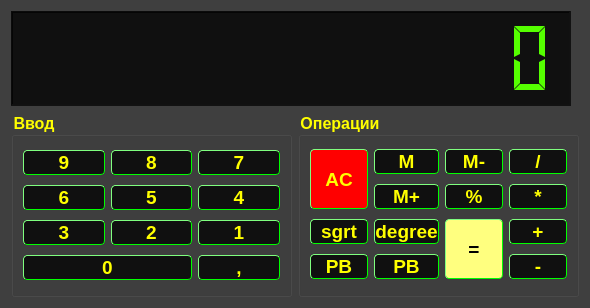
<?xml version="1.0" encoding="UTF-8"?>
<ui version="4.0">
 <class>Form</class>
 <widget class="QWidget" name="Form">
  <property name="geometry">
   <rect>
    <x>0</x>
    <y>0</y>
    <width>590</width>
    <height>308</height>
   </rect>
  </property>
  <property name="sizePolicy">
   <sizepolicy hsizetype="Fixed" vsizetype="Fixed">
    <horstretch>0</horstretch>
    <verstretch>0</verstretch>
   </sizepolicy>
  </property>
  <property name="minimumSize">
   <size>
    <width>590</width>
    <height>308</height>
   </size>
  </property>
  <property name="maximumSize">
   <size>
    <width>627</width>
    <height>300</height>
   </size>
  </property>
  <property name="palette">
   <palette>
    <active>
     <colorrole role="Button">
      <brush brushstyle="SolidPattern">
       <color alpha="255">
        <red>63</red>
        <green>63</green>
        <blue>63</blue>
       </color>
      </brush>
     </colorrole>
     <colorrole role="Text">
      <brush brushstyle="SolidPattern">
       <color alpha="255">
        <red>255</red>
        <green>255</green>
        <blue>0</blue>
       </color>
      </brush>
     </colorrole>
     <colorrole role="Base">
      <brush brushstyle="SolidPattern">
       <color alpha="255">
        <red>63</red>
        <green>63</green>
        <blue>63</blue>
       </color>
      </brush>
     </colorrole>
     <colorrole role="Window">
      <brush brushstyle="SolidPattern">
       <color alpha="255">
        <red>63</red>
        <green>63</green>
        <blue>63</blue>
       </color>
      </brush>
     </colorrole>
    </active>
    <inactive>
     <colorrole role="Button">
      <brush brushstyle="SolidPattern">
       <color alpha="255">
        <red>63</red>
        <green>63</green>
        <blue>63</blue>
       </color>
      </brush>
     </colorrole>
     <colorrole role="Text">
      <brush brushstyle="SolidPattern">
       <color alpha="255">
        <red>255</red>
        <green>255</green>
        <blue>0</blue>
       </color>
      </brush>
     </colorrole>
     <colorrole role="Base">
      <brush brushstyle="SolidPattern">
       <color alpha="255">
        <red>63</red>
        <green>63</green>
        <blue>63</blue>
       </color>
      </brush>
     </colorrole>
     <colorrole role="Window">
      <brush brushstyle="SolidPattern">
       <color alpha="255">
        <red>63</red>
        <green>63</green>
        <blue>63</blue>
       </color>
      </brush>
     </colorrole>
    </inactive>
    <disabled>
     <colorrole role="Button">
      <brush brushstyle="SolidPattern">
       <color alpha="255">
        <red>63</red>
        <green>63</green>
        <blue>63</blue>
       </color>
      </brush>
     </colorrole>
     <colorrole role="Text">
      <brush brushstyle="SolidPattern">
       <color alpha="255">
        <red>120</red>
        <green>120</green>
        <blue>120</blue>
       </color>
      </brush>
     </colorrole>
     <colorrole role="Base">
      <brush brushstyle="SolidPattern">
       <color alpha="255">
        <red>63</red>
        <green>63</green>
        <blue>63</blue>
       </color>
      </brush>
     </colorrole>
     <colorrole role="Window">
      <brush brushstyle="SolidPattern">
       <color alpha="255">
        <red>63</red>
        <green>63</green>
        <blue>63</blue>
       </color>
      </brush>
     </colorrole>
    </disabled>
   </palette>
  </property>
  <property name="font">
   <font>
    <pointsize>14</pointsize>
    <weight>75</weight>
    <italic>false</italic>
    <bold>true</bold>
   </font>
  </property>
  <property name="windowTitle">
   <string>Form</string>
  </property>
  <property name="styleSheet">
   <string notr="true">background: rgb(63, 63, 63)</string>
  </property>
  <layout class="QHBoxLayout" name="horizontalLayout">
   <item>
    <layout class="QVBoxLayout" name="verticalLayout">
     <item>
      <widget class="QLCDNumber" name="lcdNumber">
       <property name="sizePolicy">
        <sizepolicy hsizetype="Fixed" vsizetype="Fixed">
         <horstretch>0</horstretch>
         <verstretch>0</verstretch>
        </sizepolicy>
       </property>
       <property name="minimumSize">
        <size>
         <width>560</width>
         <height>95</height>
        </size>
       </property>
       <property name="maximumSize">
        <size>
         <width>560</width>
         <height>95</height>
        </size>
       </property>
       <property name="styleSheet">
        <string notr="true">color: rgb(85, 255, 0);
background-color: rgb(16, 16, 16);</string>
       </property>
       <property name="inputMethodHints">
        <set>Qt::ImhDigitsOnly|Qt::ImhPreferNumbers</set>
       </property>
       <property name="frameShape">
        <enum>QFrame::WinPanel</enum>
       </property>
       <property name="frameShadow">
        <enum>QFrame::Sunken</enum>
       </property>
       <property name="lineWidth">
        <number>2</number>
       </property>
       <property name="smallDecimalPoint">
        <bool>true</bool>
       </property>
       <property name="digitCount">
        <number>12</number>
       </property>
       <property name="segmentStyle">
        <enum>QLCDNumber::Flat</enum>
       </property>
      </widget>
     </item>
     <item>
      <layout class="QHBoxLayout" name="horizontalLayout_2">
       <item>
        <widget class="QGroupBox" name="groupBox">
         <property name="palette">
          <palette>
           <active>
            <colorrole role="WindowText">
             <brush brushstyle="SolidPattern">
              <color alpha="255">
               <red>255</red>
               <green>255</green>
               <blue>0</blue>
              </color>
             </brush>
            </colorrole>
            <colorrole role="Button">
             <brush brushstyle="SolidPattern">
              <color alpha="255">
               <red>63</red>
               <green>63</green>
               <blue>63</blue>
              </color>
             </brush>
            </colorrole>
            <colorrole role="Text">
             <brush brushstyle="SolidPattern">
              <color alpha="255">
               <red>255</red>
               <green>255</green>
               <blue>0</blue>
              </color>
             </brush>
            </colorrole>
            <colorrole role="ButtonText">
             <brush brushstyle="SolidPattern">
              <color alpha="255">
               <red>255</red>
               <green>255</green>
               <blue>0</blue>
              </color>
             </brush>
            </colorrole>
            <colorrole role="Base">
             <brush brushstyle="SolidPattern">
              <color alpha="255">
               <red>63</red>
               <green>63</green>
               <blue>63</blue>
              </color>
             </brush>
            </colorrole>
            <colorrole role="Window">
             <brush brushstyle="SolidPattern">
              <color alpha="255">
               <red>63</red>
               <green>63</green>
               <blue>63</blue>
              </color>
             </brush>
            </colorrole>
           </active>
           <inactive>
            <colorrole role="WindowText">
             <brush brushstyle="SolidPattern">
              <color alpha="255">
               <red>255</red>
               <green>255</green>
               <blue>0</blue>
              </color>
             </brush>
            </colorrole>
            <colorrole role="Button">
             <brush brushstyle="SolidPattern">
              <color alpha="255">
               <red>63</red>
               <green>63</green>
               <blue>63</blue>
              </color>
             </brush>
            </colorrole>
            <colorrole role="Text">
             <brush brushstyle="SolidPattern">
              <color alpha="255">
               <red>255</red>
               <green>255</green>
               <blue>0</blue>
              </color>
             </brush>
            </colorrole>
            <colorrole role="ButtonText">
             <brush brushstyle="SolidPattern">
              <color alpha="255">
               <red>255</red>
               <green>255</green>
               <blue>0</blue>
              </color>
             </brush>
            </colorrole>
            <colorrole role="Base">
             <brush brushstyle="SolidPattern">
              <color alpha="255">
               <red>63</red>
               <green>63</green>
               <blue>63</blue>
              </color>
             </brush>
            </colorrole>
            <colorrole role="Window">
             <brush brushstyle="SolidPattern">
              <color alpha="255">
               <red>63</red>
               <green>63</green>
               <blue>63</blue>
              </color>
             </brush>
            </colorrole>
           </inactive>
           <disabled>
            <colorrole role="WindowText">
             <brush brushstyle="SolidPattern">
              <color alpha="255">
               <red>255</red>
               <green>255</green>
               <blue>0</blue>
              </color>
             </brush>
            </colorrole>
            <colorrole role="Button">
             <brush brushstyle="SolidPattern">
              <color alpha="255">
               <red>63</red>
               <green>63</green>
               <blue>63</blue>
              </color>
             </brush>
            </colorrole>
            <colorrole role="Text">
             <brush brushstyle="SolidPattern">
              <color alpha="255">
               <red>255</red>
               <green>255</green>
               <blue>0</blue>
              </color>
             </brush>
            </colorrole>
            <colorrole role="ButtonText">
             <brush brushstyle="SolidPattern">
              <color alpha="255">
               <red>255</red>
               <green>255</green>
               <blue>0</blue>
              </color>
             </brush>
            </colorrole>
            <colorrole role="Base">
             <brush brushstyle="SolidPattern">
              <color alpha="255">
               <red>63</red>
               <green>63</green>
               <blue>63</blue>
              </color>
             </brush>
            </colorrole>
            <colorrole role="Window">
             <brush brushstyle="SolidPattern">
              <color alpha="255">
               <red>63</red>
               <green>63</green>
               <blue>63</blue>
              </color>
             </brush>
            </colorrole>
           </disabled>
          </palette>
         </property>
         <property name="font">
          <font>
           <pointsize>12</pointsize>
           <weight>75</weight>
           <bold>true</bold>
          </font>
         </property>
         <property name="styleSheet">
          <string notr="true">color: rgb(255, 255, 0);
</string>
         </property>
         <property name="title">
          <string>Ввод</string>
         </property>
         <property name="flat">
          <bool>true</bool>
         </property>
         <layout class="QHBoxLayout" name="horizontalLayout_3">
          <item>
           <layout class="QGridLayout" name="gridLayout">
            <item row="1" column="0">
             <widget class="QPushButton" name="pushButton_n6">
              <property name="font">
               <font>
                <pointsize>14</pointsize>
                <weight>75</weight>
                <bold>true</bold>
               </font>
              </property>
              <property name="styleSheet">
               <string notr="true"> border-style: outset;;
 border-width: 1px;
 border-radius: 4px;
border-color: rgb(0, 255, 0);
 background-color: rgb(16, 16, 16);</string>
              </property>
              <property name="text">
               <string>6</string>
              </property>
             </widget>
            </item>
            <item row="0" column="0">
             <widget class="QPushButton" name="pushButton_n9">
              <property name="font">
               <font>
                <pointsize>14</pointsize>
                <weight>75</weight>
                <bold>true</bold>
               </font>
              </property>
              <property name="styleSheet">
               <string notr="true"> border-style: outset;;
 border-width: 1px;
 border-radius: 4px;
border-color: rgb(0, 255, 0);
 background-color: rgb(16, 16, 16);</string>
              </property>
              <property name="text">
               <string>9</string>
              </property>
             </widget>
            </item>
            <item row="2" column="0">
             <widget class="QPushButton" name="pushButton_n3">
              <property name="font">
               <font>
                <pointsize>14</pointsize>
                <weight>75</weight>
                <bold>true</bold>
               </font>
              </property>
              <property name="styleSheet">
               <string notr="true"> border-style: outset;;
 border-width: 1px;
 border-radius: 4px;
border-color: rgb(0, 255, 0);
 background-color: rgb(16, 16, 16);;</string>
              </property>
              <property name="text">
               <string>3</string>
              </property>
             </widget>
            </item>
            <item row="0" column="1">
             <widget class="QPushButton" name="pushButton_n8">
              <property name="font">
               <font>
                <pointsize>14</pointsize>
                <weight>75</weight>
                <bold>true</bold>
               </font>
              </property>
              <property name="styleSheet">
               <string notr="true"> border-style: outset;;
 border-width: 1px;
 border-radius: 4px;
border-color: rgb(0, 255, 0);
 background-color: rgb(16, 16, 16);</string>
              </property>
              <property name="text">
               <string>8</string>
              </property>
             </widget>
            </item>
            <item row="2" column="1">
             <widget class="QPushButton" name="pushButton_n2">
              <property name="font">
               <font>
                <pointsize>14</pointsize>
                <weight>75</weight>
                <bold>true</bold>
               </font>
              </property>
              <property name="styleSheet">
               <string notr="true"> border-style: outset;;
 border-width: 1px;
 border-radius: 4px;
border-color: rgb(0, 255, 0);
background-color: rgb(16, 16, 16);</string>
              </property>
              <property name="text">
               <string>2</string>
              </property>
             </widget>
            </item>
            <item row="1" column="1">
             <widget class="QPushButton" name="pushButton_n5">
              <property name="font">
               <font>
                <pointsize>14</pointsize>
                <weight>75</weight>
                <bold>true</bold>
               </font>
              </property>
              <property name="styleSheet">
               <string notr="true"> border-style: outset;;
 border-width: 1px;
 border-radius: 4px;
border-color: rgb(0, 255, 0);
 background-color: rgb(16, 16, 16);</string>
              </property>
              <property name="text">
               <string>5</string>
              </property>
             </widget>
            </item>
            <item row="0" column="2">
             <widget class="QPushButton" name="pushButton_n7">
              <property name="palette">
               <palette>
                <active>
                 <colorrole role="WindowText">
                  <brush brushstyle="SolidPattern">
                   <color alpha="255">
                    <red>255</red>
                    <green>255</green>
                    <blue>0</blue>
                   </color>
                  </brush>
                 </colorrole>
                 <colorrole role="Button">
                  <brush brushstyle="SolidPattern">
                   <color alpha="255">
                    <red>16</red>
                    <green>16</green>
                    <blue>16</blue>
                   </color>
                  </brush>
                 </colorrole>
                 <colorrole role="Text">
                  <brush brushstyle="SolidPattern">
                   <color alpha="255">
                    <red>255</red>
                    <green>255</green>
                    <blue>0</blue>
                   </color>
                  </brush>
                 </colorrole>
                 <colorrole role="ButtonText">
                  <brush brushstyle="SolidPattern">
                   <color alpha="255">
                    <red>255</red>
                    <green>255</green>
                    <blue>0</blue>
                   </color>
                  </brush>
                 </colorrole>
                 <colorrole role="Base">
                  <brush brushstyle="SolidPattern">
                   <color alpha="255">
                    <red>16</red>
                    <green>16</green>
                    <blue>16</blue>
                   </color>
                  </brush>
                 </colorrole>
                 <colorrole role="Window">
                  <brush brushstyle="SolidPattern">
                   <color alpha="255">
                    <red>16</red>
                    <green>16</green>
                    <blue>16</blue>
                   </color>
                  </brush>
                 </colorrole>
                </active>
                <inactive>
                 <colorrole role="WindowText">
                  <brush brushstyle="SolidPattern">
                   <color alpha="255">
                    <red>255</red>
                    <green>255</green>
                    <blue>0</blue>
                   </color>
                  </brush>
                 </colorrole>
                 <colorrole role="Button">
                  <brush brushstyle="SolidPattern">
                   <color alpha="255">
                    <red>16</red>
                    <green>16</green>
                    <blue>16</blue>
                   </color>
                  </brush>
                 </colorrole>
                 <colorrole role="Text">
                  <brush brushstyle="SolidPattern">
                   <color alpha="255">
                    <red>255</red>
                    <green>255</green>
                    <blue>0</blue>
                   </color>
                  </brush>
                 </colorrole>
                 <colorrole role="ButtonText">
                  <brush brushstyle="SolidPattern">
                   <color alpha="255">
                    <red>255</red>
                    <green>255</green>
                    <blue>0</blue>
                   </color>
                  </brush>
                 </colorrole>
                 <colorrole role="Base">
                  <brush brushstyle="SolidPattern">
                   <color alpha="255">
                    <red>16</red>
                    <green>16</green>
                    <blue>16</blue>
                   </color>
                  </brush>
                 </colorrole>
                 <colorrole role="Window">
                  <brush brushstyle="SolidPattern">
                   <color alpha="255">
                    <red>16</red>
                    <green>16</green>
                    <blue>16</blue>
                   </color>
                  </brush>
                 </colorrole>
                </inactive>
                <disabled>
                 <colorrole role="WindowText">
                  <brush brushstyle="SolidPattern">
                   <color alpha="255">
                    <red>255</red>
                    <green>255</green>
                    <blue>0</blue>
                   </color>
                  </brush>
                 </colorrole>
                 <colorrole role="Button">
                  <brush brushstyle="SolidPattern">
                   <color alpha="255">
                    <red>16</red>
                    <green>16</green>
                    <blue>16</blue>
                   </color>
                  </brush>
                 </colorrole>
                 <colorrole role="Text">
                  <brush brushstyle="SolidPattern">
                   <color alpha="255">
                    <red>255</red>
                    <green>255</green>
                    <blue>0</blue>
                   </color>
                  </brush>
                 </colorrole>
                 <colorrole role="ButtonText">
                  <brush brushstyle="SolidPattern">
                   <color alpha="255">
                    <red>255</red>
                    <green>255</green>
                    <blue>0</blue>
                   </color>
                  </brush>
                 </colorrole>
                 <colorrole role="Base">
                  <brush brushstyle="SolidPattern">
                   <color alpha="255">
                    <red>16</red>
                    <green>16</green>
                    <blue>16</blue>
                   </color>
                  </brush>
                 </colorrole>
                 <colorrole role="Window">
                  <brush brushstyle="SolidPattern">
                   <color alpha="255">
                    <red>16</red>
                    <green>16</green>
                    <blue>16</blue>
                   </color>
                  </brush>
                 </colorrole>
                </disabled>
               </palette>
              </property>
              <property name="font">
               <font>
                <pointsize>14</pointsize>
                <weight>75</weight>
                <bold>true</bold>
               </font>
              </property>
              <property name="styleSheet">
               <string notr="true"> border-style: outset;;
 border-width: 1px;
 border-radius: 4px;
border-color: rgb(0, 255, 0);
 background-color: rgb(16, 16, 16);</string>
              </property>
              <property name="text">
               <string>7</string>
              </property>
             </widget>
            </item>
            <item row="1" column="2">
             <widget class="QPushButton" name="pushButton_n4">
              <property name="font">
               <font>
                <pointsize>14</pointsize>
                <weight>75</weight>
                <bold>true</bold>
               </font>
              </property>
              <property name="styleSheet">
               <string notr="true"> border-style: outset;;
 border-width: 1px;
 border-radius: 4px;
border-color: rgb(0, 255, 0);
 background-color: rgb(16, 16, 16);</string>
              </property>
              <property name="text">
               <string>4</string>
              </property>
             </widget>
            </item>
            <item row="2" column="2">
             <widget class="QPushButton" name="pushButton_n1">
              <property name="font">
               <font>
                <pointsize>14</pointsize>
                <weight>75</weight>
                <bold>true</bold>
               </font>
              </property>
              <property name="styleSheet">
               <string notr="true"> border-style: outset;;
 border-width: 1px;
 border-radius: 4px;
border-color: rgb(0, 255, 0);
 background-color: rgb(16, 16, 16);</string>
              </property>
              <property name="text">
               <string>1</string>
              </property>
             </widget>
            </item>
            <item row="3" column="0" colspan="2">
             <widget class="QPushButton" name="pushButton_n0">
              <property name="font">
               <font>
                <pointsize>14</pointsize>
                <weight>75</weight>
                <bold>true</bold>
               </font>
              </property>
              <property name="styleSheet">
               <string notr="true"> border-style: outset;;
 border-width: 1px;
 border-radius: 4px;
border-color: rgb(0, 255, 0);
 background-color: rgb(16, 16, 16);</string>
              </property>
              <property name="text">
               <string>0</string>
              </property>
             </widget>
            </item>
            <item row="3" column="2">
             <widget class="QPushButton" name="pushButton_comma">
              <property name="font">
               <font>
                <pointsize>14</pointsize>
                <weight>75</weight>
                <bold>true</bold>
               </font>
              </property>
              <property name="styleSheet">
               <string notr="true"> border-style: outset;;
 border-width: 1px;
 border-radius: 4px;
border-color: rgb(0, 255, 0);
 background-color: rgb(16, 16, 16);</string>
              </property>
              <property name="text">
               <string>,</string>
              </property>
             </widget>
            </item>
           </layout>
          </item>
         </layout>
        </widget>
       </item>
       <item>
        <widget class="QGroupBox" name="groupBox_2">
         <property name="font">
          <font>
           <pointsize>12</pointsize>
           <weight>75</weight>
           <bold>true</bold>
          </font>
         </property>
         <property name="styleSheet">
          <string notr="true">color: rgb(255, 255, 0);</string>
         </property>
         <property name="title">
          <string>Операции</string>
         </property>
         <property name="flat">
          <bool>true</bool>
         </property>
         <property name="checkable">
          <bool>false</bool>
         </property>
         <layout class="QHBoxLayout" name="horizontalLayout_4">
          <item>
           <layout class="QGridLayout" name="gridLayout_2">
            <item row="0" column="2">
             <widget class="QPushButton" name="pushButton_20">
              <property name="font">
               <font>
                <pointsize>14</pointsize>
                <weight>75</weight>
                <bold>true</bold>
               </font>
              </property>
              <property name="styleSheet">
               <string notr="true"> border-style: outset;;
 border-width: 1px;
 border-radius: 4px;
border-color: rgb(0, 255, 0);
 background-color: rgb(16, 16, 16);</string>
              </property>
              <property name="text">
               <string>M-</string>
              </property>
             </widget>
            </item>
            <item row="3" column="0">
             <widget class="QPushButton" name="pushButton_14">
              <property name="font">
               <font>
                <pointsize>14</pointsize>
                <weight>75</weight>
                <bold>true</bold>
               </font>
              </property>
              <property name="styleSheet">
               <string notr="true"> border-style: outset;;
 border-width: 1px;
 border-radius: 4px;
border-color: rgb(0, 255, 0);
 background-color: rgb(16, 16, 16);</string>
              </property>
              <property name="text">
               <string>sgrt</string>
              </property>
             </widget>
            </item>
            <item row="4" column="0">
             <widget class="QPushButton" name="pushButton_15">
              <property name="font">
               <font>
                <pointsize>14</pointsize>
                <weight>75</weight>
                <bold>true</bold>
               </font>
              </property>
              <property name="styleSheet">
               <string notr="true"> border-style: outset;;
 border-width: 1px;
 border-radius: 4px;
border-color: rgb(0, 255, 0);
 background-color: rgb(16, 16, 16);</string>
              </property>
              <property name="text">
               <string>PB</string>
              </property>
             </widget>
            </item>
            <item row="1" column="1">
             <widget class="QPushButton" name="pushButton_17">
              <property name="font">
               <font>
                <pointsize>14</pointsize>
                <weight>75</weight>
                <bold>true</bold>
               </font>
              </property>
              <property name="styleSheet">
               <string notr="true"> border-style: outset;;
 border-width: 1px;
 border-radius: 4px;
border-color: rgb(0, 255, 0);
 background-color: rgb(16, 16, 16);</string>
              </property>
              <property name="text">
               <string>M+</string>
              </property>
             </widget>
            </item>
            <item row="3" column="1">
             <widget class="QPushButton" name="pushButton_18">
              <property name="font">
               <font>
                <pointsize>14</pointsize>
                <weight>75</weight>
                <bold>true</bold>
               </font>
              </property>
              <property name="styleSheet">
               <string notr="true"> border-style: outset;;
 border-width: 1px;
 border-radius: 4px;
border-color: rgb(0, 255, 0);
 background-color: rgb(16, 16, 16);</string>
              </property>
              <property name="text">
               <string>degree</string>
              </property>
             </widget>
            </item>
            <item row="4" column="1">
             <widget class="QPushButton" name="pushButton_19">
              <property name="font">
               <font>
                <pointsize>14</pointsize>
                <weight>75</weight>
                <bold>true</bold>
               </font>
              </property>
              <property name="styleSheet">
               <string notr="true"> border-style: outset;;
 border-width: 1px;
 border-radius: 4px;
border-color: rgb(0, 255, 0);
 background-color: rgb(16, 16, 16);</string>
              </property>
              <property name="text">
               <string>PB</string>
              </property>
             </widget>
            </item>
            <item row="0" column="1">
             <widget class="QPushButton" name="pushButton_16">
              <property name="font">
               <font>
                <pointsize>14</pointsize>
                <weight>75</weight>
                <bold>true</bold>
               </font>
              </property>
              <property name="styleSheet">
               <string notr="true"> border-style: outset;;
 border-width: 1px;
 border-radius: 4px;
border-color: rgb(0, 255, 0);
 background-color: rgb(16, 16, 16);</string>
              </property>
              <property name="text">
               <string>M</string>
              </property>
             </widget>
            </item>
            <item row="1" column="2">
             <widget class="QPushButton" name="pushButton_21">
              <property name="font">
               <font>
                <pointsize>14</pointsize>
                <weight>75</weight>
                <bold>true</bold>
               </font>
              </property>
              <property name="styleSheet">
               <string notr="true"> border-style: outset;;
 border-width: 1px;
 border-radius: 4px;
border-color: rgb(0, 255, 0);
 background-color: rgb(16, 16, 16);</string>
              </property>
              <property name="text">
               <string>%</string>
              </property>
             </widget>
            </item>
            <item row="0" column="3">
             <widget class="QPushButton" name="pushButton_divide">
              <property name="font">
               <font>
                <pointsize>14</pointsize>
                <weight>75</weight>
                <bold>true</bold>
               </font>
              </property>
              <property name="styleSheet">
               <string notr="true"> border-style: outset;;
 border-width: 1px;
 border-radius: 4px;
border-color: rgb(0, 255, 0);
 background-color: rgb(16, 16, 16);</string>
              </property>
              <property name="text">
               <string>/</string>
              </property>
             </widget>
            </item>
            <item row="4" column="3">
             <widget class="QPushButton" name="pushButton_subtract">
              <property name="font">
               <font>
                <pointsize>14</pointsize>
                <weight>75</weight>
                <bold>true</bold>
               </font>
              </property>
              <property name="styleSheet">
               <string notr="true"> border-style: outset;;
 border-width: 1px;
 border-radius: 4px;
border-color: rgb(0, 255, 0);
 background-color: rgb(16, 16, 16);</string>
              </property>
              <property name="text">
               <string>-</string>
              </property>
             </widget>
            </item>
            <item row="3" column="3">
             <widget class="QPushButton" name="pushButton_add">
              <property name="font">
               <font>
                <pointsize>14</pointsize>
                <weight>75</weight>
                <bold>true</bold>
               </font>
              </property>
              <property name="styleSheet">
               <string notr="true"> border-style: outset;;
 border-width: 1px;
 border-radius: 4px;
border-color: rgb(0, 255, 0);
 background-color: rgb(16, 16, 16);;</string>
              </property>
              <property name="text">
               <string>+</string>
              </property>
             </widget>
            </item>
            <item row="1" column="3">
             <widget class="QPushButton" name="pushButton_multiply">
              <property name="font">
               <font>
                <pointsize>14</pointsize>
                <weight>75</weight>
                <bold>true</bold>
               </font>
              </property>
              <property name="styleSheet">
               <string notr="true"> border-style: outset;;
 border-width: 1px;
 border-radius: 4px;
border-color: rgb(0, 255, 0);
 background-color: rgb(16, 16, 16);</string>
              </property>
              <property name="text">
               <string>*</string>
              </property>
             </widget>
            </item>
            <item row="0" column="0" rowspan="2">
             <widget class="QPushButton" name="pushButton_clear">
              <property name="minimumSize">
               <size>
                <width>0</width>
                <height>60</height>
               </size>
              </property>
              <property name="font">
               <font>
                <pointsize>14</pointsize>
                <weight>75</weight>
                <bold>true</bold>
               </font>
              </property>
              <property name="styleSheet">
               <string notr="true">background-color: rgb(255, 0, 0);
 border-style: outset;;
 border-width: 1px;
 border-radius: 4px;
border-color: rgb(0, 255, 0);
</string>
              </property>
              <property name="text">
               <string>AC</string>
              </property>
             </widget>
            </item>
            <item row="3" column="2" rowspan="2">
             <widget class="QPushButton" name="pushButton_result">
              <property name="minimumSize">
               <size>
                <width>0</width>
                <height>60</height>
               </size>
              </property>
              <property name="font">
               <font>
                <pointsize>14</pointsize>
                <weight>75</weight>
                <bold>true</bold>
               </font>
              </property>
              <property name="styleSheet">
               <string notr="true">background-color: rgb(255, 255, 127);
color: rgb(0, 0, 0);
 border-style: outset;;
 border-width: 1px;
 border-radius: 4px;
border-color: rgb(0, 255, 0);</string>
              </property>
              <property name="text">
               <string>=</string>
              </property>
             </widget>
            </item>
           </layout>
          </item>
         </layout>
        </widget>
       </item>
      </layout>
     </item>
    </layout>
   </item>
  </layout>
 </widget>
 <resources/>
 <connections/>
</ui>
